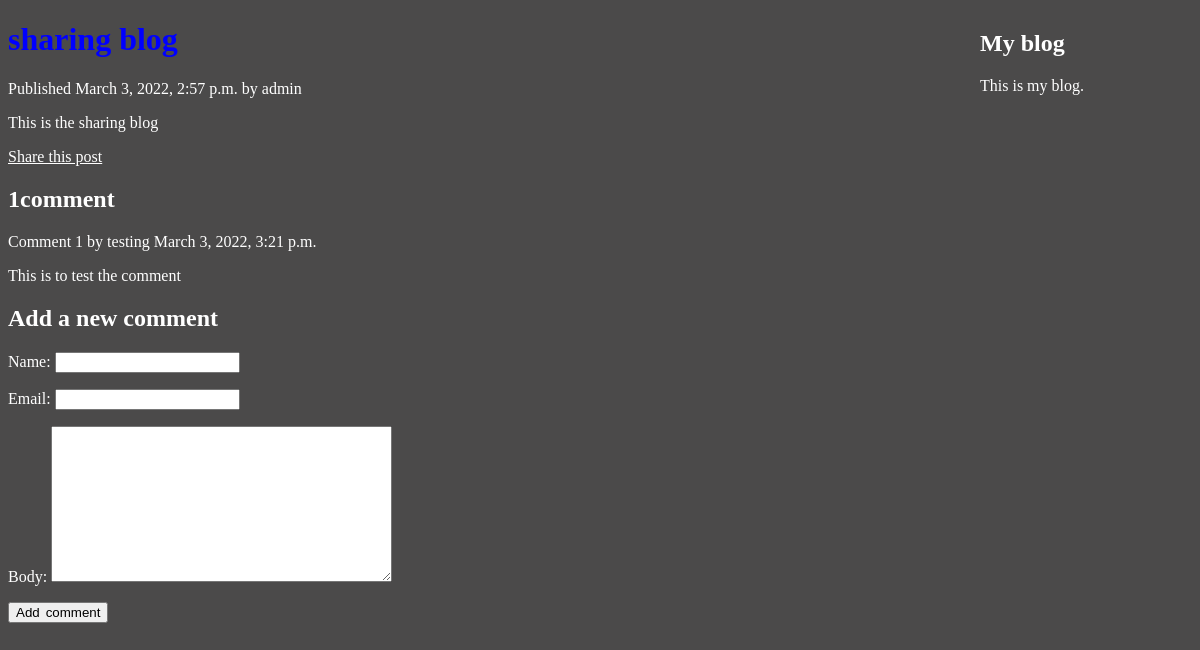
/blog/2022/3/3/sharing-blog/, run on the app's committed database.
### blog/models.py (models this page shows, shortened)
class Post(models.Model):
    STATUS_CHOICES = (
        ('draft', 'Draft'),
        ('published', 'Published'),
    )
    title = models.CharField(max_length=250)
    slug = models.SlugField(max_length=250, unique_for_date='publish')
    author = models.ForeignKey(User, on_delete=models.CASCADE, related_name='blog_posts')
    body = models.TextField()
    publish = models.DateTimeField(default=timezone.now)
    created = models.DateTimeField(auto_now_add=True)
    updated = models.DateTimeField(auto_now=True)
    status = models.CharField(max_length=10, choices=STATUS_CHOICES, default='draft')
    objects = models.Manager()
    published = PublishedManager()
    class Meta:
        ordering = ('-publish',)

class Comment(models.Model):
    post	=	models.ForeignKey(Post,
                on_delete=models.CASCADE,
                related_name='comments')
    name	=	models.CharField(max_length=80)
    email	=	models.EmailField()
    body	=	models.TextField()
    created	=	models.DateTimeField(auto_now_add=True)
    updated	=	models.DateTimeField(auto_now=True)
    active	=	models.BooleanField(default=True)
    class Meta:
        ordering=('created',)

### blog/views.py (the view)
def	post_detail(request,year,month,day,post):
    post =get_object_or_404(Post, slug=post,status='published',publish__year=year,
                                    publish__month=month,publish__day=day)
    comments =	post.comments.filter(active=True)
    new_comment	= None
    if	request.method	==	'POST':
        comment_form =	CommentForm(data=request.POST)
        if	comment_form.is_valid():
            new_comment	=	comment_form.save(commit=False)
            new_comment.post	=	post
            new_comment.save()
    else:
        comment_form = CommentForm()
    return	render(request, 'blog/post/detail.html', {'post':	post,
                                                      'comments':comments,
													  'new_comment':new_comment,
													  'comment_form':comment_form})

### blog/forms.py
class CommentForm(forms.ModelForm):
    class Meta:
        model	=	Comment
        fields	=	('name','email','body')

### blog/templates/blog/post/detail.html (shortened to what this page needs)
{%	extends	"blog/base.html" %}
{%	block	content	%}
	<h1 style="color: blue;">{{	post.title	}}</h1>
	<p	class="date" >
	    Published	{{	post.publish }}	by	{{	post.author	}}
	</p>
	{{ post.body|linebreaks}}
    <p>
		<a	style="color: white;" href="{% url 'blog:post_share'	post.id	%}">
			Share this post
		</a>
    </p>
    {%	with comments.count	as	total_comments	%}
		<h2 >
			{{total_comments}}comment{{	total_comments|pluralize}}
		</h2>
    {%endwith	%}
    {%	for	comment	in	comments	%}
		<div class="comment" >
            <p	class="info">
                Comment	{{forloop.counter}} by {{comment.name}}
                {{comment.created}}
            </p>
            {{ comment.body|linebreaks	}}
		</div>
    {%empty%}
		<p >There are no	comments yet.</p>
    {%	endfor	%}
    {% if new_comment	%}
		<h2 >Your comment has been added.</h2>
    {% else %}
		<h2 >Add	a	new	comment</h2>
		<form action="." method="post">
            {{ comment_form.as_p }}
            <p><input type="submit"	value="Add	comment"></p>
		</form>
    {%	endif	%}
{%	endblock	%}

### static/css/blog.css (style rules this page uses)
body { background-color: rgb(75, 74, 74); color: antiquewhite; }

### blog/templates/blog/post/detail.html (style rules this page uses)
h2 { color: white; }
p { color: white; }

### data on the page
Post: title "sharing blog", publish "March 3, 2022, 2:57 p.m.", author "admin", body "This is the sharing blog"
Comment: name "testing", created "March 3, 2022, 3:21 p.m.", body "This is to test the comment"

### other printed values
{{ total_comments }} "1"
